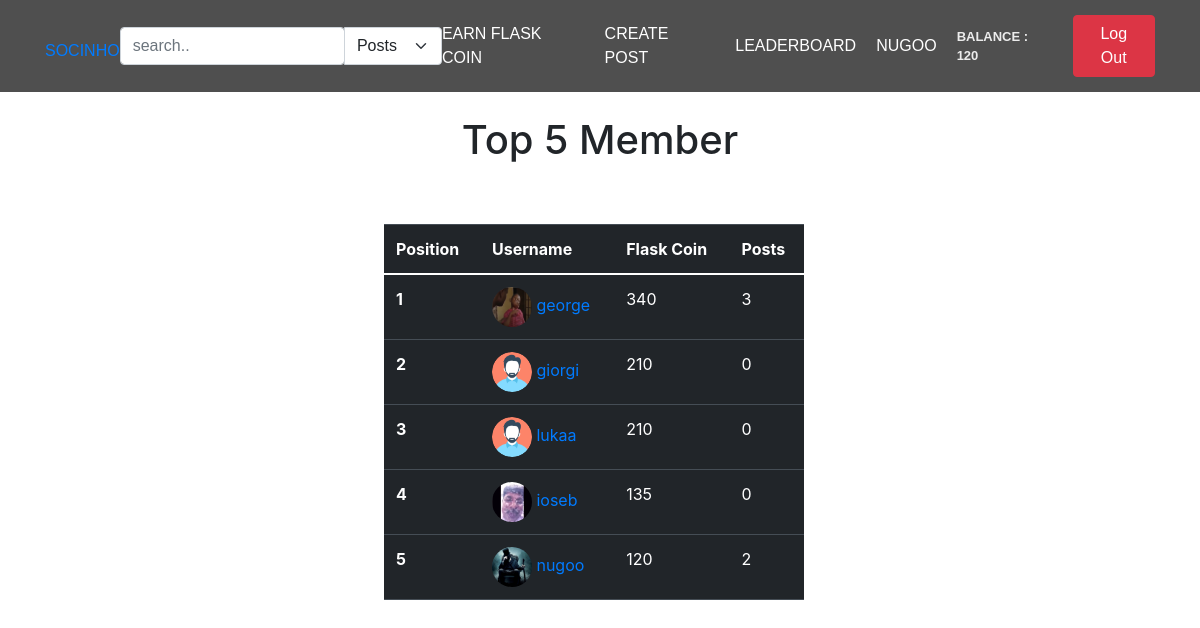
The page /leaderboard (signed in) on the database its author committed.
### app/main/models.py (models this page shows, shortened)
class User(db.Model, UserMixin):
    id = db.Column(db.Integer, primary_key=True)
    username = db.Column(db.String(80), unique=True)
    email = db.Column(db.String(50), nullable=False)
    password = db.Column(db.String(50), nullable=False)
    user_image = db.Column(db.String(80), default='static/pfp/default.png')
    flask_coin = db.Column(db.Integer, default=100)
    privacy = db.Column(db.String(50), default='public')

### app/main/views.py (the view)
@main_bp.route('/leaderboard')
def leaderboard():
    users = User.query.order_by(User.flask_coin.desc()).limit(5).all()
    user_data = []
    for user in users:
        post = Post.query.filter(Post.user_id == user.id, Post.post_type != 'anonym').all()
        user_data.append({
            'user': user,
            'posts': len(post)
        })
    return render_template('leaderboard.html', users=user_data)

### app/main/views.py (called while the page is built)
@login_manager.user_loader
def load_user(user_id):
    return User.query.get(user_id)

### app/main/templates/leaderboard.html (shortened to what this page needs)
{% extends "main.html" %}
{% block content %}
<div class='leaderboard'>
  <h1>Top 5 Member</h1>
</div>
<table class="table table-dark" style='width: 35%;margin-left:32%;margin-top:5%;'>
  <thead>
    <tr>
      <th scope="col">Position</th>
      <th scope="col">Username</th>
      <th scope="col">Flask Coin</th>
      <th scope="col">Posts</th>
    </tr>
  </thead>
  <tbody>
    {% for user in users %}
    <tr>
      <th scope="row">{{loop.index}}</th>
      <td>
      <a href="{{ url_for('main.users_profile', user_id=user['user'].id) }}">
        <img src="{{user['user'].user_image}}" alt="pfp" width="40" height="40" style="border-radius: 50%;">
        {{user['user'].username}}
        </td>
      <td>{{user['user'].flask_coin}}</td>
      <td>{{user['posts']}}</td>
    </tr>
    {% endfor %}
  </tbody>
</table>
{% endblock content %}

### app/main/templates/main.html (shortened to what this page needs)
<!DOCTYPE html>
<html lang="en">
<head>
    <link rel="stylesheet" href="https://cdn.jsdelivr.net/npm/bootstrap@5.0.0-alpha1/dist/css/bootstrap.min.css">
    <link rel="stylesheet" href="{{ url_for('static', filename='style.css') }}">
    <link rel="stylesheet" href="https://cdn.jsdelivr.net/npm/bootstrap@4.3.1/dist/css/bootstrap.min.css">
</head>
<body>
    <header class="main-header">
        <div class="container">
            <li class="socinho" ><a href="{{ url_for('main.index') }}">SOCINHO</a> </li>
            {% if current_user.is_authenticated %}
                <form action="{{ url_for('main.search') }}" method="post">
                    <div class="input-group">
                        <input  type="search" class="form-control rounded" placeholder="search.." aria-label="Search" aria-describedby="search-addon" name="search" required />
                        <select class="form-select" aria-label="Default select example" onchange="this.form.submit()" name="search_filter">
                            <option value="posts" >Posts</option>
                        </select>
                    </div>
                </form>
            {% endif %}
            <nav class="main-navigation">
                {% if current_user.username %}
                    <li><a href="{{ url_for('main.play_for_earn') }}">Earn Flask Coin </a></li>
                    <li><a href="/create-post" data-toggle="modal" data-target="#mymodal">Create Post</a></li>
                    <li><a href="/leaderboard">Leaderboard</a></li>
                    <li><a href="{{ url_for('main.user_profile') }}">{{current_user.username}}</a></li>
                    <li><p class="balance" style="margin: 0">Balance : {{ current_user.flask_coin }}</p>
                {% endif %}
            </nav>
            <div>
                {% if current_user.username %}
                    <li>
                        <form action="{{ url_for('main.logout') }}">
                            <button name="submit" type="submit" class="btn btn-danger">Log Out</button>
                        </form>
                    </li>
                {% endif %}
            </div>
        </div>
    </header>
    {% block content %}
    {% endblock %}
</body>
</html>

### app/main/static/style.css (style rules this page uses)
body { background-color: #000; }
body { background-color: rgb(156, 205, 226); }
li { list-style-type: none; }
.main-header { top: 0; padding: 15px; width: 100%; background-color: rgba(35, 35, 35, 0.8); z-index: 11; }
.main-header .container { font-family: "Source Sans Pro Bold", sans-serif; display: flex; align-items: center; justify-content: space-between; text-transform: uppercase; }
.main-header .container .main-navigation { transition: 1s height; text-transform: uppercase; display: flex; align-items: center; }
.main-header .container .main-navigation li { width: fit-content; margin-right: 20px; padding: 0; }
.main-header .container .main-navigation li a { font-size: 16px; color: white; -webkit-transition: 0.3s; -moz-transition: 0.3s; -o-transition: 0.3s; transition: 0.3s; }
.balance { font-size: 13px; font-weight: bold; color: #ececec; }
body { background-color:#545454; font-family: "Poppins", sans-serif; font-weight: 300; }
.leaderboard { text-align: center; margin-top: 2%; }
.rounded { width: 55% !important; }
.socinho { margin-top: 10px; }

### rows shown on the page
User: username "NUGOO", flask_coin "120", user.user_image (picture), user.username "nugoo", user.flask_coin "120"
User: user.user_image (picture), user.username "george", user.flask_coin "340"
User: user.user_image (placeholder picture), user.username "giorgi", user.flask_coin "210"
User: user.user_image (placeholder picture), user.username "lukaa", user.flask_coin "210"
User: user.username "ioseb", user.flask_coin "135"

### other values the page prints
{{ user['posts'] }} "3" "0" "0" "0" "2"
